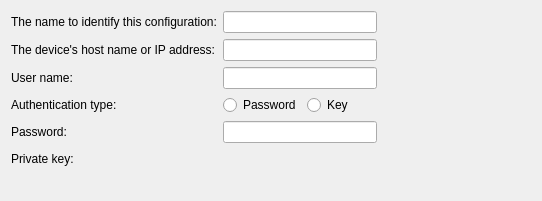
<?xml version="1.0" encoding="UTF-8"?>
<ui version="4.0">
 <class>GenericLinuxDeviceConfigurationWizardSetupPage</class>
 <widget class="QWizardPage" name="GenericLinuxDeviceConfigurationWizardSetupPage">
  <property name="geometry">
   <rect>
    <x>0</x>
    <y>0</y>
    <width>542</width>
    <height>201</height>
   </rect>
  </property>
  <property name="windowTitle">
   <string>WizardPage</string>
  </property>
  <layout class="QFormLayout" name="formLayout">
   <item row="0" column="0">
    <widget class="QLabel" name="nameLabel">
     <property name="text">
      <string>The name to identify this configuration:</string>
     </property>
    </widget>
   </item>
   <item row="0" column="1">
    <layout class="QHBoxLayout" name="horizontalLayout">
     <item>
      <widget class="QLineEdit" name="nameLineEdit"/>
     </item>
     <item>
      <spacer name="horizontalSpacer_5">
       <property name="orientation">
        <enum>Qt::Horizontal</enum>
       </property>
       <property name="sizeHint" stdset="0">
        <size>
         <width>40</width>
         <height>20</height>
        </size>
       </property>
      </spacer>
     </item>
    </layout>
   </item>
   <item row="1" column="0">
    <widget class="QLabel" name="hostNameLabel">
     <property name="text">
      <string>The device's host name or IP address:</string>
     </property>
    </widget>
   </item>
   <item row="1" column="1">
    <layout class="QHBoxLayout" name="horizontalLayout_2">
     <item>
      <widget class="QLineEdit" name="hostNameLineEdit"/>
     </item>
     <item>
      <spacer name="horizontalSpacer_6">
       <property name="orientation">
        <enum>Qt::Horizontal</enum>
       </property>
       <property name="sizeHint" stdset="0">
        <size>
         <width>40</width>
         <height>20</height>
        </size>
       </property>
      </spacer>
     </item>
    </layout>
   </item>
   <item row="2" column="0">
    <widget class="QLabel" name="userNameLabel">
     <property name="text">
      <string>User name:</string>
     </property>
    </widget>
   </item>
   <item row="2" column="1">
    <layout class="QHBoxLayout" name="horizontalLayout_3">
     <item>
      <widget class="QLineEdit" name="userNameLineEdit"/>
     </item>
     <item>
      <spacer name="horizontalSpacer_2">
       <property name="orientation">
        <enum>Qt::Horizontal</enum>
       </property>
       <property name="sizeHint" stdset="0">
        <size>
         <width>153</width>
         <height>21</height>
        </size>
       </property>
      </spacer>
     </item>
    </layout>
   </item>
   <item row="3" column="0">
    <widget class="QLabel" name="label">
     <property name="text">
      <string>Authentication type:</string>
     </property>
    </widget>
   </item>
   <item row="3" column="1">
    <layout class="QHBoxLayout" name="horizontalLayout_4">
     <item>
      <widget class="QRadioButton" name="passwordButton">
       <property name="text">
        <string>Password</string>
       </property>
      </widget>
     </item>
     <item>
      <widget class="QRadioButton" name="keyButton">
       <property name="text">
        <string>Key</string>
       </property>
      </widget>
     </item>
     <item>
      <spacer name="horizontalSpacer_3">
       <property name="orientation">
        <enum>Qt::Horizontal</enum>
       </property>
       <property name="sizeHint" stdset="0">
        <size>
         <width>40</width>
         <height>20</height>
        </size>
       </property>
      </spacer>
     </item>
    </layout>
   </item>
   <item row="4" column="0">
    <widget class="QLabel" name="label_2">
     <property name="text">
      <string>Password:</string>
     </property>
    </widget>
   </item>
   <item row="4" column="1">
    <layout class="QHBoxLayout" name="horizontalLayout_5">
     <item>
      <widget class="QLineEdit" name="passwordLineEdit">
       <property name="echoMode">
        <enum>QLineEdit::Password</enum>
       </property>
      </widget>
     </item>
     <item>
      <spacer name="horizontalSpacer_4">
       <property name="orientation">
        <enum>Qt::Horizontal</enum>
       </property>
       <property name="sizeHint" stdset="0">
        <size>
         <width>40</width>
         <height>20</height>
        </size>
       </property>
      </spacer>
     </item>
    </layout>
   </item>
   <item row="5" column="0">
    <widget class="QLabel" name="label_3">
     <property name="text">
      <string>Private key:</string>
     </property>
    </widget>
   </item>
   <item row="5" column="1">
    <layout class="QHBoxLayout" name="horizontalLayout_6">
     <item>
      <widget class="Utils::PathChooser" name="privateKeyPathChooser"/>
     </item>
     <item>
      <spacer name="horizontalSpacer">
       <property name="orientation">
        <enum>Qt::Horizontal</enum>
       </property>
       <property name="sizeHint" stdset="0">
        <size>
         <width>40</width>
         <height>20</height>
        </size>
       </property>
      </spacer>
     </item>
    </layout>
   </item>
  </layout>
 </widget>
 <customwidgets>
  <customwidget>
   <class>Utils::PathChooser</class>
   <extends>QWidget</extends>
   <header location="global">utils/pathchooser.h</header>
   <container>1</container>
   <slots>
    <signal>editingFinished()</signal>
    <signal>browsingFinished()</signal>
   </slots>
  </customwidget>
 </customwidgets>
 <resources/>
 <connections/>
</ui>
